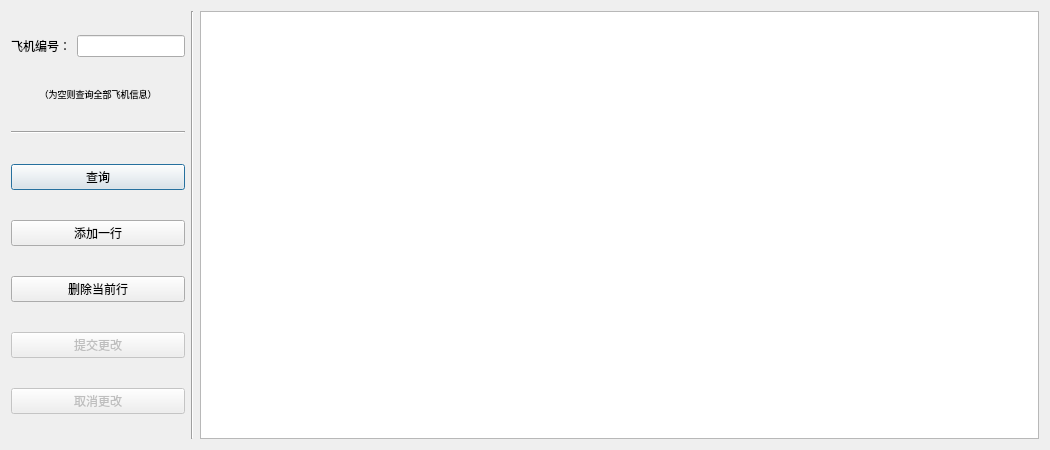
<?xml version="1.0" encoding="UTF-8"?>
<ui version="4.0">
 <class>Dialog</class>
 <widget class="QDialog" name="Dialog">
  <property name="geometry">
   <rect>
    <x>0</x>
    <y>0</y>
    <width>1050</width>
    <height>450</height>
   </rect>
  </property>
  <property name="windowTitle">
   <string>修改飞机信息</string>
  </property>
  <layout class="QHBoxLayout" name="horizontalLayout">
   <item>
    <layout class="QHBoxLayout" name="horizontalLayout_2">
     <item>
      <layout class="QVBoxLayout" name="verticalLayout" stretch="0,0,0,0,0,0,0,0">
       <property name="sizeConstraint">
        <enum>QLayout::SetMaximumSize</enum>
       </property>
       <item>
        <layout class="QHBoxLayout" name="horizontalLayout_3">
         <property name="sizeConstraint">
          <enum>QLayout::SetNoConstraint</enum>
         </property>
         <item>
          <widget class="QLabel" name="label_airplane">
           <property name="sizePolicy">
            <sizepolicy hsizetype="Minimum" vsizetype="Fixed">
             <horstretch>0</horstretch>
             <verstretch>0</verstretch>
            </sizepolicy>
           </property>
           <property name="acceptDrops">
            <bool>false</bool>
           </property>
           <property name="text">
            <string>飞机编号：</string>
           </property>
           <property name="alignment">
            <set>Qt::AlignCenter</set>
           </property>
          </widget>
         </item>
         <item>
          <widget class="QLineEdit" name="lineEdit_airplane">
           <property name="sizePolicy">
            <sizepolicy hsizetype="Minimum" vsizetype="Fixed">
             <horstretch>0</horstretch>
             <verstretch>0</verstretch>
            </sizepolicy>
           </property>
          </widget>
         </item>
        </layout>
       </item>
       <item>
        <widget class="QLabel" name="label_empty">
         <property name="sizePolicy">
          <sizepolicy hsizetype="Minimum" vsizetype="Fixed">
           <horstretch>0</horstretch>
           <verstretch>0</verstretch>
          </sizepolicy>
         </property>
         <property name="font">
          <font>
           <pointsize>7</pointsize>
          </font>
         </property>
         <property name="text">
          <string>（为空则查询全部飞机信息）</string>
         </property>
         <property name="textFormat">
          <enum>Qt::PlainText</enum>
         </property>
         <property name="alignment">
          <set>Qt::AlignCenter</set>
         </property>
        </widget>
       </item>
       <item>
        <widget class="Line" name="line">
         <property name="orientation">
          <enum>Qt::Horizontal</enum>
         </property>
        </widget>
       </item>
       <item>
        <widget class="QPushButton" name="pushButton_search">
         <property name="sizePolicy">
          <sizepolicy hsizetype="Minimum" vsizetype="Fixed">
           <horstretch>0</horstretch>
           <verstretch>0</verstretch>
          </sizepolicy>
         </property>
         <property name="text">
          <string>查询</string>
         </property>
        </widget>
       </item>
       <item>
        <widget class="QPushButton" name="pushButton_add">
         <property name="text">
          <string>添加一行</string>
         </property>
        </widget>
       </item>
       <item>
        <widget class="QPushButton" name="pushButton_delete">
         <property name="text">
          <string>删除当前行</string>
         </property>
        </widget>
       </item>
       <item>
        <widget class="QPushButton" name="pushButton_submit">
         <property name="enabled">
          <bool>false</bool>
         </property>
         <property name="text">
          <string>提交更改</string>
         </property>
        </widget>
       </item>
       <item>
        <widget class="QPushButton" name="pushButton_revert">
         <property name="enabled">
          <bool>false</bool>
         </property>
         <property name="text">
          <string>取消更改</string>
         </property>
        </widget>
       </item>
      </layout>
     </item>
     <item>
      <widget class="Line" name="line_2">
       <property name="orientation">
        <enum>Qt::Vertical</enum>
       </property>
      </widget>
     </item>
     <item>
      <widget class="QTableView" name="tableView_search"/>
     </item>
    </layout>
   </item>
  </layout>
 </widget>
 <resources/>
 <connections/>
</ui>
